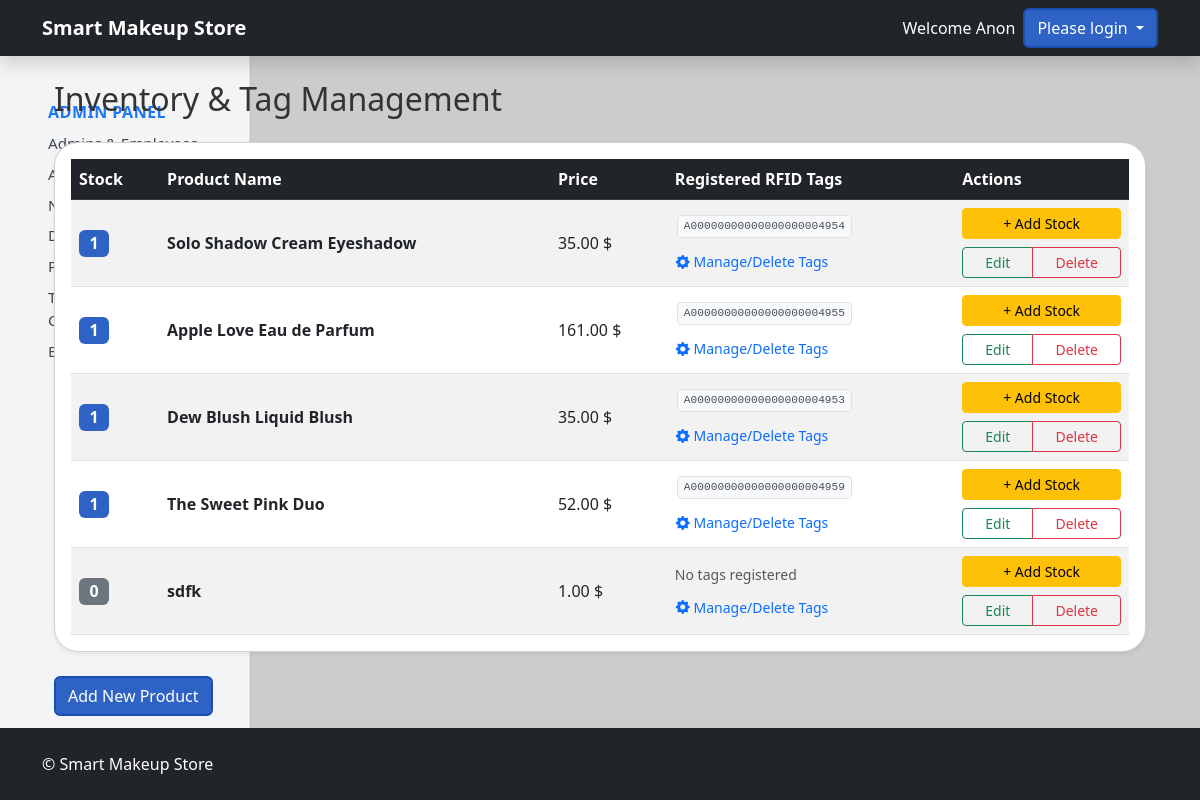
The app's page /admin-dashboard/products, older data.
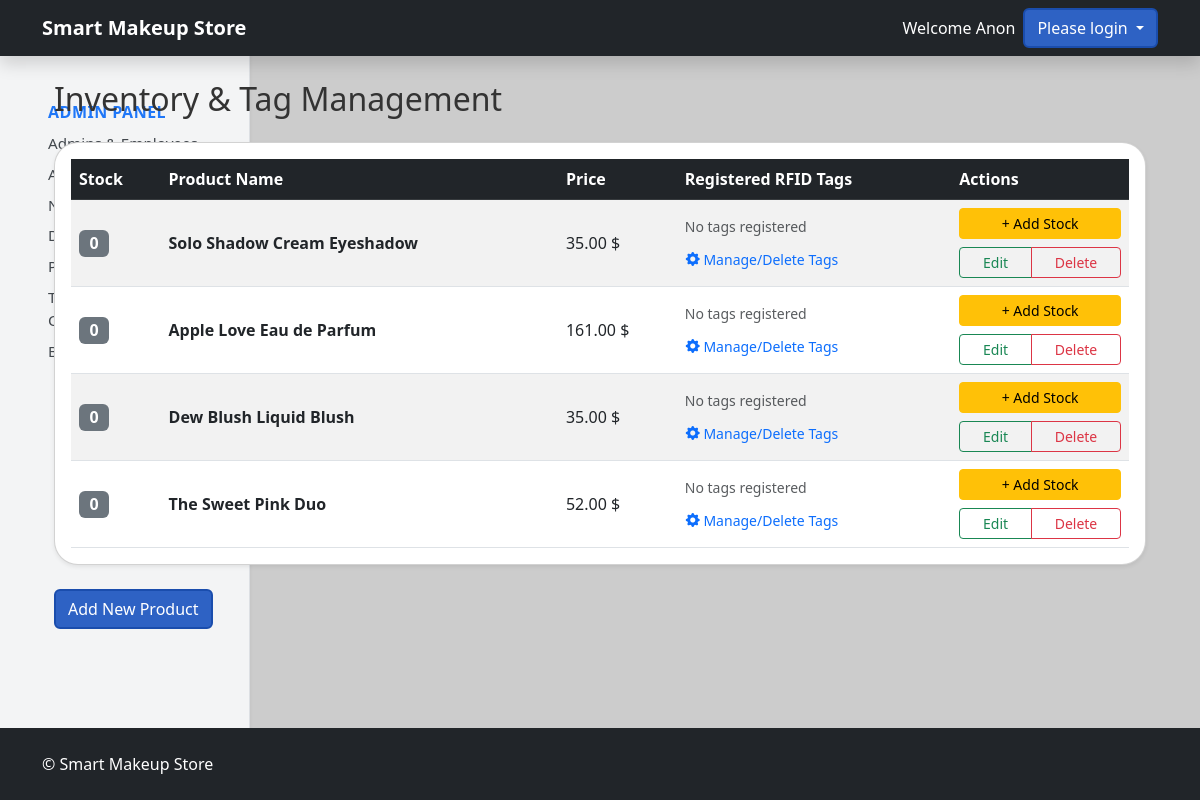
The same page, newer data.
### tables this page shows
CREATE TABLE products (
            product_id INTEGER PRIMARY KEY AUTOINCREMENT,
            category_id INTEGER DEFAULT NULL,
            product_name TEXT NOT NULL,
            product_description TEXT DEFAULT NULL,
            product_price REAL NOT NULL,
            product_company TEXT,
            product_stock_quantity INTEGER DEFAULT 0,
            product_created_at DATETIME DEFAULT CURRENT_TIMESTAMP,
            product_updated_at DATETIME,
            FOREIGN KEY(category_id) REFERENCES categories(category_id)
        );

### routes/store.py (the view)
@app.route('/admin-dashboard/products')
def productList():
    storeDb = db.getDB()
    query = '''
        SELECT p.*,
               (SELECT GROUP_CONCAT(r.rfid_tag, '/') FROM product_rfid r WHERE r.product_id = p.product_id) as rfid_tag,
               (SELECT COUNT(r.rfid_id) FROM product_rfid r WHERE r.product_id = p.product_id) as stock
        FROM products p
    '''
    products = storeDb.execute(query).fetchall()
    storeDb.close()
    return render_template('productsList.html', products=products)

### models/database.py (called while the page is built)
def getDB():
    conn = sqlite3.connect('store.db', check_same_thread=False)
    conn.row_factory = sqlite3.Row
    return conn

### templates/productsList.html (shortened to what this page needs)
{% extends "base.html" %} {% block content %}
<div class="container my-4">
  <h2 class="mb-4">Inventory & Tag Management</h2>
  {% include "adminSidebar.html" with context %} {% if products|length == 0 %}
  <div class="alert alert-warning">No products found.</div>
  {% else %}
  <div class="card shadow-sm mb-4">
    <div class="card-body p-3">
      <table class="table table-striped table-hover align-middle mb-0">
        <thead class="table-dark">
          <tr>
            <th>Stock</th>
            <th>Product Name</th>
            <th>Price</th>
            <th>Registered RFID Tags</th>
            <th>Actions</th>
          </tr>
        </thead>
        <tbody>
          {% for product in products %}
          <tr>
            <td>
               {% if
              product.rfid_tag and product.rfid_tag.strip() != "" %} {% set
              tags_list = product.rfid_tag.split('/') %}
              <span class="badge bg-primary fs-6">{{ tags_list|length }}</span>
              {% else %}
              <span class="badge bg-secondary fs-6">0</span>
              {% endif %}
            </td>
            <td><strong>{{ product.product_name }}</strong></td>
            <td>{{ "%.2f"|format(product.product_price) }} $</td>
            <td>
              <div class="d-flex flex-wrap mb-2">
                {% if product.rfid_tag and product.rfid_tag.strip() != "" %} {%
                for tag in product.rfid_tag.split('/') %}
                <span class="tag-badge">{{ tag.strip() }}</span>
                {% endfor %} {% else %}
                <span class="text-muted small">No tags registered</span>
                {% endif %}
              </div>
              <a
                href="{{ url_for('store.tagsList', product_id=product.product_id) }}"
                class="btn btn-link btn-sm p-0 text-decoration-none"
              >
                <i class="bi bi-gear-fill"></i> Manage/Delete Tags
              </a>
            </td>
            <td>
              <div class="d-grid gap-2">
                <button
                  type="button"
                  class="btn btn-sm btn-warning"
                  data-bs-toggle="modal"
                  data-bs-target="#addRfidModal{{ product.product_id }}"
                  onclick="startRfidScan('{{ product.product_id }}')"
                >
                  + Add Stock
                </button>
                <div class="btn-group w-100">
                  <a
                    href="{{ url_for('store.productEditPage', product_id=product.product_id) }}"
                    class="btn btn-sm btn-outline-success"
                    >Edit</a
                  >
                  <a
                    href="{{ url_for('store.productDelete', product_id=product.product_id) }}"
                    class="btn btn-sm btn-outline-danger"
                    >Delete</a
                  >
                </div>
              </div>
            </td>
          </tr>
          {% endfor %}
        </tbody>
      </table>
    </div>
  </div>
      <a href="{{url_for('store.productCreate')}}" class="btn btn-primary">Add New Product</a>
  {% endif %}
</div>
{% endblock %}

### templates/base.html (shortened to what this page needs)
<!doctype html>
<html>
  <head>
    <link href="https://cdn.jsdelivr.net/npm/bootstrap@5.3.0/dist/css/bootstrap.min.css" rel="stylesheet"/>
    <link href="https://cdn.jsdelivr.net/npm/bootstrap-icons@1.11.1/font/bootstrap-icons.css" rel="stylesheet">
    <link rel="stylesheet" href="{{ url_for('static', filename='css/00-Global-Styles.css') }}">
  </head>
  <body>
    <main>
        <nav class="navbar navbar-expand-lg navbar-dark bg-dark shadow">
        <div class="container">
            <a class="navbar-brand" href="{{ url_for('store.storeIndex') }}">
            <b>Smart Makeup Store</b>
            </a>
          <div class="ms-auto text-white d-flex align-items-center">
            {% if session.get('user_first_name') %}
              <span class="me-2">Welcome {{ session.get('user_first_name') }}</span>
              <form method="GET" action="{{ url_for('store.logout') }}">
                <button type="submit" class="btn btn-danger btn-sm">Logout</button>
              </form>
            {% else %}
              <span class="me-2">Welcome Anon</span>
              <div class="dropdown">
                <button class="btn btn-primary dropdown-toggle"
                        type="button"
                        id="loginDropdown"
                        data-bs-toggle="dropdown"
                        data-bs-auto-close="outside"
                        aria-expanded="false">
                  Please login
                </button>
                {% endif %}
            </div>
            </div>
        </div>
        </nav>
      <div class="container mt-4">{% block content %}{% endblock %}</div>
      <footer class="bg-dark text-white py-4 mt-auto">
        <div class="container d-flex justify-content-between align-items-center">
            <span>&copy; {{ current_year }} Smart Makeup Store</span>
        </div>
      </footer>
    </main>
  </body>
</html>

### templates/adminSidebar.html (shortened to what this page needs)
<nav
  class="admin-sidebar col-md-3 col-lg-2 d-md-block bg-light vh-100 border-end shadow-sm"
>
  <div class="position-sticky top-0 pt-4 pb-4 px-2">
    <nav class="nav flex-column">
      <a
        class="nav-link px-2 py-1 rounded"
        href="{{ url_for('store.adminDashboard') }}"
      >
        <span class="text-primary fw-bold mb-2">Admin Panel</span>
      </a>
      <a
        class="nav-link px-2 py-1 rounded"
        href="{{ url_for('store.adminDashboard') }}#staff-section"
        >Admins & Employees</a
      >
      <a
        class="nav-link px-2 py-1 rounded"
        href="{{ url_for('store.adminDashboard') }}#all-users-section"
        >All Users</a
      >
      <a
        class="nav-link px-2 py-1 rounded"
        href="{{ url_for('store.adminDashboard') }}#notifications-section"
        >Notifications</a
      >
      <a
        class="nav-link px-2 py-1 rounded"
        href="{{ url_for('store.adminDashboard') }}#db-overview-section"
        >Database Overview</a
      >
      <a
        class="nav-link px-2 py-1 rounded"
        href="{{ url_for('store.productList') }}"
        >Products</a
      >
      <a
        class="nav-link px-2 py-1 rounded"
        href="{{ url_for('store.temperatureMonitor') }}"
        >Temperature Controller</a
      >
      <a
        class="nav-link px-2 py-1 rounded"
        href="{{ url_for('store.ble_scan_view') }}"
        >Bluetooth Sensor</a
      >
      <button
        class="btn btn-toggle align-items-center rounded collapsed"
        data-bs-toggle="collapse"
        data-bs-target="#dashboard-collapse"
        aria-expanded="false"
        style="text-align: left"
      >
      </button>
    </nav>
  </div>
</nav>

### static/css/00-Global-Styles.css (style rules this page uses)
body, html { background-color: #ccc !important; color: #333; display: flex; flex-direction: column; margin: 0; padding: 0; min-height: 100vh; }
nav { position: absolute; top: 0px; }
.bg-primary, .btn-primary { background-color: #2e62c4 !important; }
.btn-primary { border: 2px solid #1a4dad; }
.card { border-radius: 1.5rem !important; }
footer { background-color: #2e62c4; color: #fff; padding: 1rem 0; flex-shrink: 0; text-align: center; position: absolute; bottom: 0; width: 100%; }
.admin-sidebar { position: absolute; top: 0; left: 0; min-height: 100vh; max-height: 100%; width: 250px; padding: 6rem 2rem; z-index: -1; opacity: 0.9; }
main { position: absolute; z-index: 1; min-height: 100vh; max-height: 100%; min-width: 100vw; max-width: 100%; padding: 0; margin: 0; overflow: hidden; }
.admin-sidebar .nav-link { color: #343a40; font-size: 0.95rem; transition: background-color 0.2s, color 0.2s; }
.admin-sidebar span.text-primary { font-size: 1rem; text-transform: uppercase; letter-spacing: 0.5px; }

Row changes from the older to the newer data that the page shows:
removed products: shows "0", product_name "sdfk", product_price "1.00", shows "No tags registered"
changed products "Solo Shadow Cream Eyeshadow": tags_list "1" → (not shown); now shows "0 No tags registered"
changed products "Apple Love Eau de Parfum": tags_list "1" → (not shown); now shows "0 No tags registered"
changed products "Dew Blush Liquid Blush": tags_list "1" → (not shown); now shows "0 No tags registered"
changed products "The Sweet Pink Duo": tags_list "1" → (not shown); now shows "0 No tags registered"
Text that changed along with them:
list line gone: "A00000000000000000004954"
list line gone: "A00000000000000000004955"
list line gone: "A00000000000000000004953"
list line gone: "A00000000000000000004959"
